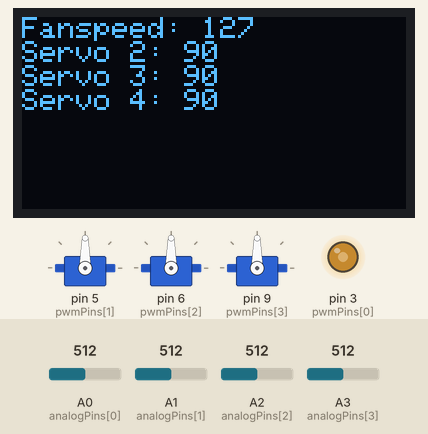
A sketch run on a simulated Arduino Nano, built with avr-gcc and run on an emulated ATmega328P. On the bench: 128×64 one-colour display, 3 × servo, output pins drawn as LEDs (lit = HIGH). The inputs (shaded band) are chosen by the test bench; at power-on: A0 (analogPins[0]) = 512, A1 (analogPins[1]) = 512, A2 (analogPins[2]) = 512, A3 (analogPins[3]) = 512.

Above: at 1.2 s.
1.3 s: A0 (analogPins[0]) set to 716
At 1.8 s:
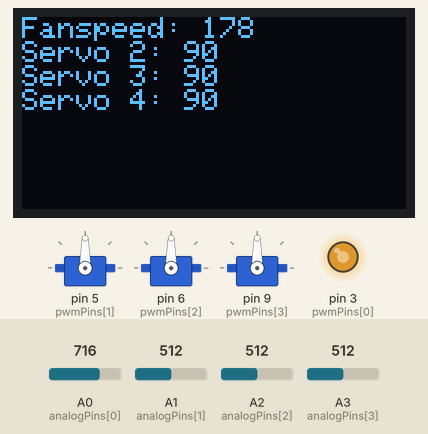
2.8 s: A1 (analogPins[1]) set to 716
At 3.9 s:
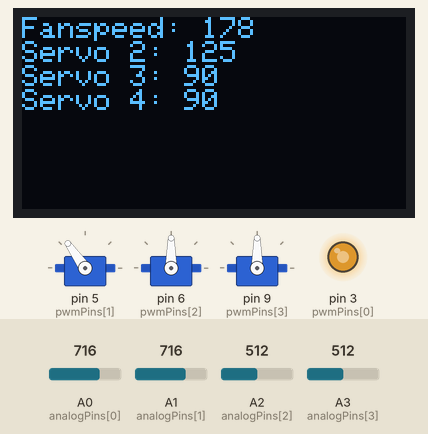
4.3 s: A2 (analogPins[2]) set to 716
At 5.0 s:
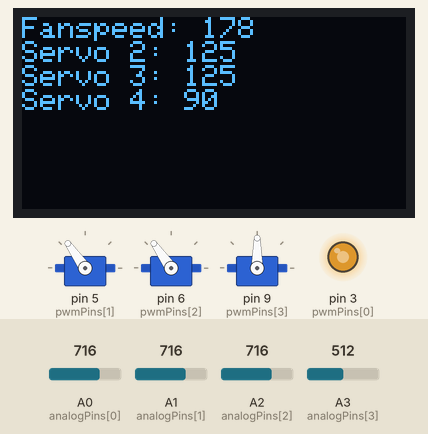
5.8 s: A3 (analogPins[3]) set to 716
At 6.3 s:
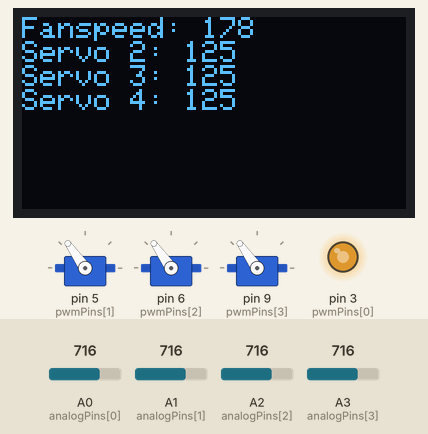
7.3 s: A0 (analogPins[0]) set to 992
At 7.9 s:
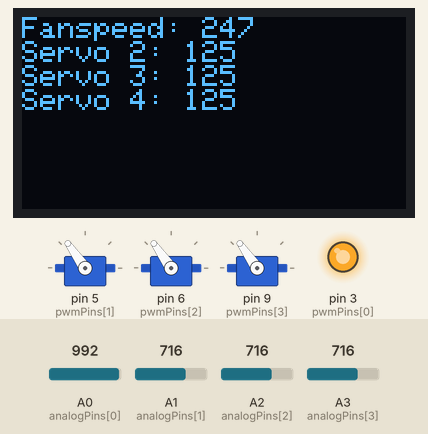
8.8 s: A1 (analogPins[1]) set to 992
At 9.4 s:
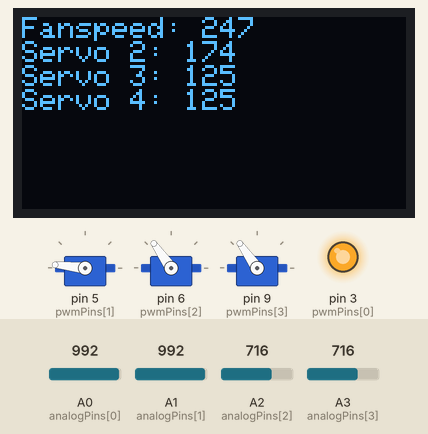
Timing chart, 0 to 11.3 s (numbered marks = the images above; inputs shaded):
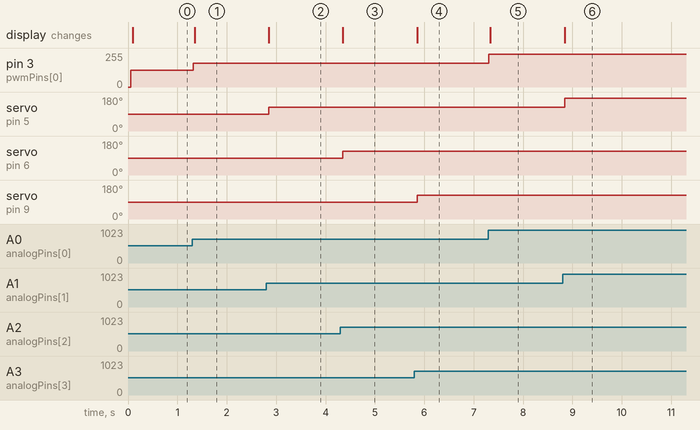

The sketch:

V2.0_5-29-2024-ServoTester_FanSpeedController.ino
```cpp
#include <Wire.h>
#include <Adafruit_GFX.h>
#include <Adafruit_SSD1306.h>
#include <Servo.h>

#define SCREEN_WIDTH 128
#define SCREEN_HEIGHT 64
#define OLED_RESET    -1
Adafruit_SSD1306 display(SCREEN_WIDTH, SCREEN_HEIGHT, &Wire, OLED_RESET);

//Servo servo1;
Servo servo2;
Servo servo3;
Servo servo4;

const int analogPins[4] = {A0, A1, A2, A3};
const int pwmPins[4] = {3, 5, 6, 9};


void setup() {
  // Initialize serial communication
  Serial.begin(9600);

  // Initialize OLED display
  if(!display.begin(SSD1306_SWITCHCAPVCC, 0x3C)) {
    Serial.println(F("SSD1306 allocation failed"));
    for(;;);
  }
  display.clearDisplay();
  display.setTextSize(1);
  display.setTextColor(WHITE);
  display.setCursor(0, 0);
  display.println("Servo Angles:");
  display.display();

  // Initialize servos
  //servo1.attach(pwmPins[0]);
  servo2.attach(pwmPins[1]);
  servo3.attach(pwmPins[2]);
  servo4.attach(pwmPins[3]);
}

void loop() {
  // Read analog inputs and map to servo angles
  int angles[4];
  for (int i = 1; i < 4; i++) {
    int analogValue = analogRead(analogPins[i]);
    angles[i] = map(analogValue, 0, 1023, 0, 180);
  }

  //Setting fan Speed.
  byte pwmValue = map(analogRead(analogPins[0]),  0, 1023, 0, 255);
  analogWrite(pwmPins[0], pwmValue);
  // Set servo positions
 // servo1.write(angles[0]);
  servo2.write(angles[1]);
  servo3.write(angles[2]);
  servo4.write(angles[3]);

  // Update OLED display with servo angles
  display.clearDisplay();
  display.setTextSize(1);
 // display.setTextColor(SSD1306_WHITE);
  display.setCursor(0, 0);
  display.print("Fanspeed: ");
  display.println(pwmValue);
  display.print("Servo 2: ");
  display.println(angles[1]);
  display.print("Servo 3: ");
  display.println(angles[2]);
  display.print("Servo 4: ");
  display.println(angles[3]);
  display.display();

  delay(0); // Adjust delay as needed for smoother display updating
}
```

Measured:
- after the input at 1.3 s, pin 3 (pwmPins[0]): 127/255 → 178/255 at once; the display: changes after 0.06 s (image 1)
- after the input at 2.8 s, servo on pin 5 (pwmPins[1]): 90° → 125° after 0.05 s; the display: changes after 0.05 s (image 2)
- after the input at 4.3 s, servo on pin 6 (pwmPins[2]): 90° → 125° after 0.05 s; the display: changes after 0.05 s (image 3)
- after the input at 5.8 s, servo on pin 9 (pwmPins[3]): 90° → 125° after 0.05 s; the display: changes after 0.05 s (image 4)
- after the input at 7.3 s, pin 3 (pwmPins[0]): 178/255 → 247/255 at once; the display: changes at once (image 5)
- after the input at 8.8 s, servo on pin 5 (pwmPins[1]): 125° → 174° at once; the display: changes at once (image 6)
